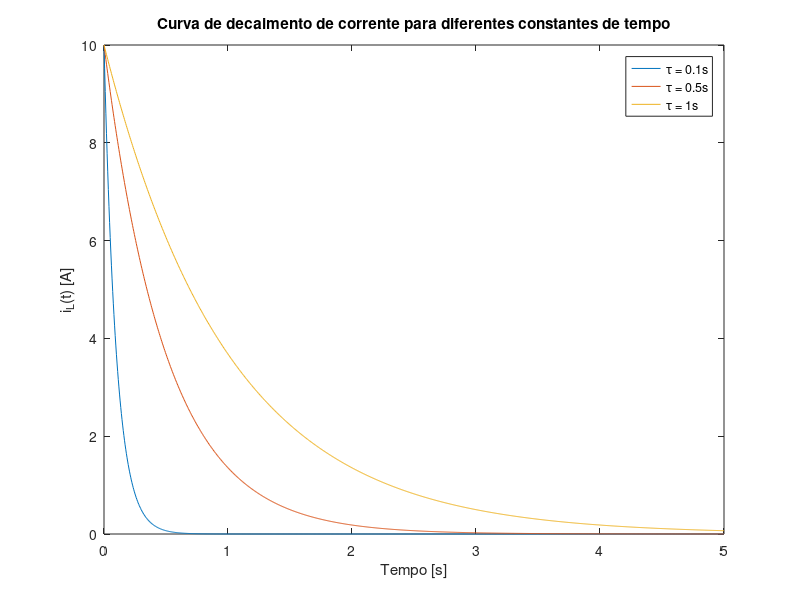

This chart was generated by the following MATLAB code:
il0 = 10;
t = linspace(0,5,1000);
tau = [0.1 0.5 1];

for i = 1:length(tau)
    il = il0*exp(-t/tau(i));
    plot(t,il);
    hold all
end

xlabel_h = xlabel('Tempo [s]');
ylabel_h = ylabel('i_{L}(t) [A]');
legend_h = legend('\tau = 0.1s','\tau = 0.5s','\tau = 1s');
title_h = title('Curva de decaimento de corrente para diferentes constantes de tempo');